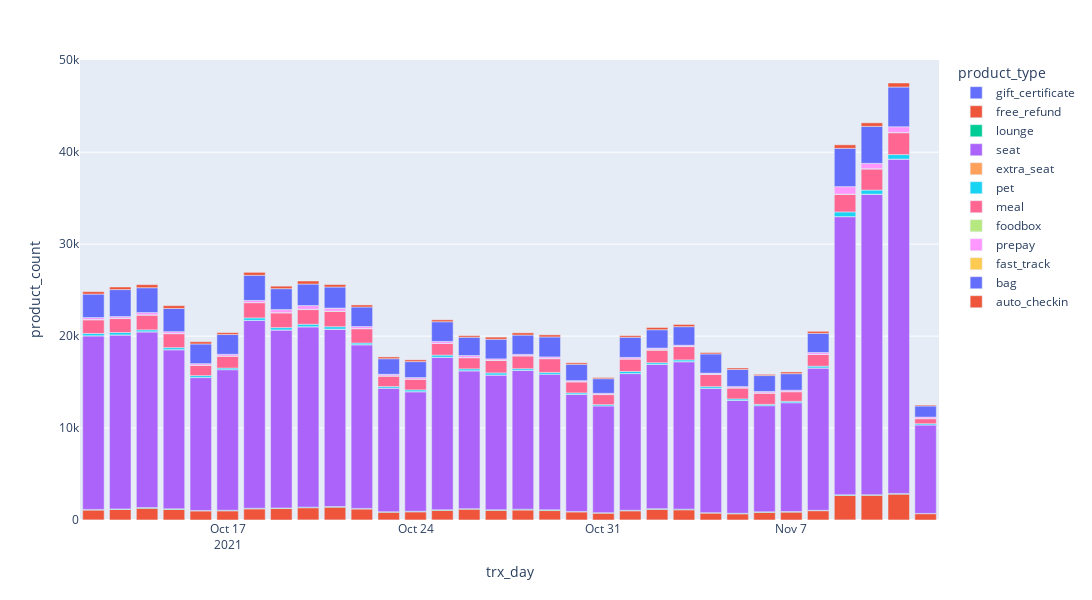

Source (notebook cell):
### Code cell
import plotly.express as px
long_df = px.data.medals_long()
fig = px.bar(df, x="trx_day", y="product_count", color="product_type",  width=2000, height=600)
fig.update_layout(
)
    
fig.show()
